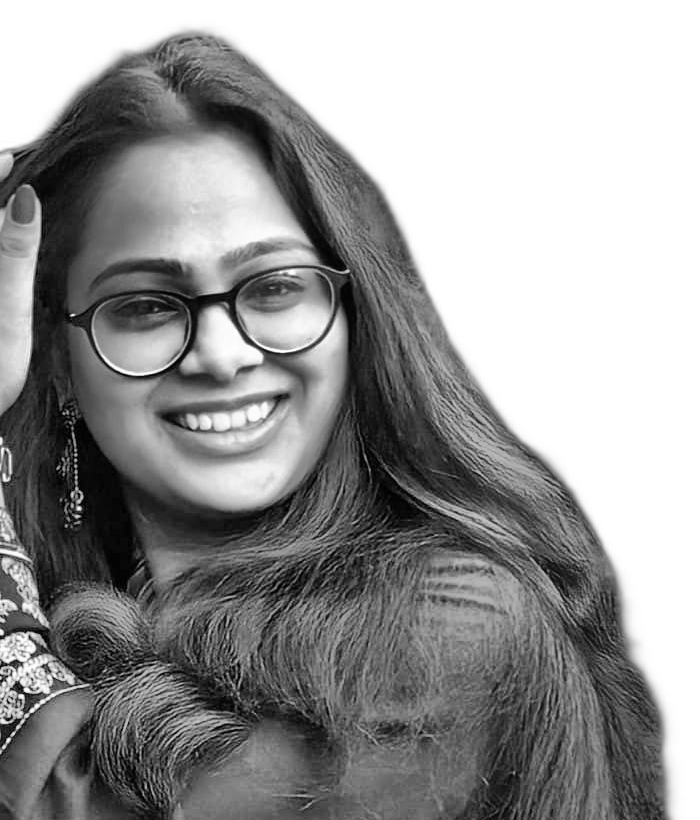
#> input picture data/source-prepped.png, 700 x 820 px, found by its file name
$ python make_ascii_svg.py
#> lines starting #> are read from the running program, lines starting #| are printed output that depends on the picture
"""Convert the prepped photo into a self-typing monochrome ASCII SVG.

Run once, locally, after prep_photo.py:

    python scripts/make_ascii_svg.py            # writes gati-ascii.svg
    python scripts/make_ascii_svg.py --preview  # also prints the grid to stdout
    STATIC=1 python scripts/make_ascii_svg.py   # frozen frame, no animation

Design rules (per the reference pipeline):
  - Monochrome: one light-gray fill. No per-character coloring.
  - The ramp starts with a space so the white background prints as nothing.
  - Each row wipes in left-to-right (SMIL clip animation), staggered top to
    bottom. Plays once and freezes; a block cursor blinks briefly, then stops.
"""

import argparse
import os
import sys
from html import escape

import cv2
import numpy as np

RAMP = " .`:-=+*cs#%@"  # bright (sparse) -> dark (dense)

# Palette (shared across all profile SVGs)
BG = "#0d1117"
BORDER = "#30363d"
INK = "#c9d1d9"
ACCENT = "#3fb950"

FONT = "ui-monospace, SFMono-Regular, 'Cascadia Mono', Menlo, Consolas, monospace"
FS = 10.0          # font size px
LH = 10.0          # line height px
CW = FS * 0.60     # monospace advance width px
CHAR_ASPECT = CW / LH

WIPE_DUR = 0.45    # seconds per row wipe
STAGGER = 0.07     # seconds between row starts
PAD = 16.0


def to_grid(img: np.ndarray, cols: int, gamma: float) -> list[str]:
    h, w = img.shape
    rows = max(1, round(cols * (h / w) * CHAR_ASPECT))
    small = cv2.resize(img, (cols, rows), interpolation=cv2.INTER_AREA).astype(np.float32)

    # Auto-levels over the subject only: stretch the subject's tonal range
    # across the whole ramp so the face gets dense glyphs instead of
    # washing out. Background (near-white) stays white -> spaces.
    subject = small[small < 245.0]
    if subject.size:
        lo = float(np.percentile(subject, 2))
        hi = float(np.percentile(subject, 90))
        stretched = (small - lo) / max(hi - lo, 1e-6) * 255.0
        small = np.where(small >= 245.0, 255.0, np.clip(stretched, 0, 255))

    norm = (small / 255.0) ** gamma
    idx = np.rint((1.0 - norm) * (len(RAMP) - 1)).astype(int)
    return ["".join(RAMP[i] for i in row) for row in idx]


def build_svg(grid: list[str], static: bool) -> str:
    rows = len(grid)
    cols = len(grid[0])
    text_w = cols * CW
    width = text_w + 2 * PAD
    height = rows * LH + 2 * PAD

    parts = [
        f'<svg xmlns="http://www.w3.org/2000/svg" width="{width:.0f}" '
        f'height="{height:.0f}" viewBox="0 0 {width:.0f} {height:.0f}">',
        f'<rect width="100%" height="100%" rx="8" fill="{BG}" '
        f'stroke="{BORDER}" stroke-width="1"/>',
        "<defs>",
    ]

    if not static:
        for i in range(rows):
            begin = i * STAGGER
            parts.append(
                f'<clipPath id="r{i}">'
                f'<rect x="{PAD:.1f}" y="{PAD + i * LH:.1f}" width="0" height="{LH:.1f}">'
                f'<animate attributeName="width" from="0" to="{text_w:.1f}" '
                f'begin="{begin:.2f}s" dur="{WIPE_DUR}s" fill="freeze"/>'
                f"</rect></clipPath>"
            )
    parts.append("</defs>")

    parts.append(
        f'<g font-family="{FONT}" font-size="{FS}" font-weight="bold" fill="{INK}">'
    )
    for i, line in enumerate(grid):
        clip = "" if static else f' clip-path="url(#r{i})"'
        y = PAD + i * LH + FS * 0.8
        # Browsers collapse regular spaces in SVG text (xml:space is ignored
        # by Chromium), which breaks column alignment. Non-breaking spaces
        # are never collapsed, so every row keeps exactly `cols` glyphs.
        row = escape(line).replace(" ", " ")
        parts.append(
            f'<text x="{PAD:.1f}" y="{y:.1f}" textLength="{text_w:.1f}" '
            f'lengthAdjust="spacing"{clip}>{row}</text>'
        )
    parts.append("</g>")

    if not static:
        # Block cursor: appears when the last row finishes, blinks, then stops.
        done = rows * STAGGER + WIPE_DUR
        cx = PAD + text_w - CW
        cy = PAD + (rows - 1) * LH + 1
        parts.append(
            f'<rect x="{cx:.1f}" y="{cy:.1f}" width="{CW:.1f}" height="{LH - 2:.1f}" '
            f'fill="{ACCENT}" opacity="0">'
            f'<animate attributeName="opacity" values="0;1;0;1;0;1;0" '
            f'begin="{done:.2f}s" dur="2.4s" fill="freeze"/>'
            f"</rect>"
        )

    parts.append("</svg>")
    return "\n".join(parts)


def main() -> None:
    ap = argparse.ArgumentParser(description=__doc__)
    ap.add_argument("--src", default="data/source-prepped.png")
    ap.add_argument("--out", default="gati-ascii.svg")
    ap.add_argument("--cols", type=int, default=100)
    ap.add_argument("--gamma", type=float, default=2.1,
                    help=">1 darkens midtones (denser glyphs)")
    ap.add_argument("--preview", action="store_true",
                    help="print the character grid to stdout")
    args = ap.parse_args()

    img = cv2.imread(args.src, cv2.IMREAD_GRAYSCALE)
#> img is the input picture: shape (820, 700); min 0, max 255, mean 151.4
    if img is None:
        sys.exit(f"cannot read {args.src}; run scripts/prep_photo.py first")

    grid = to_grid(img, args.cols, args.gamma)
#> in to_grid, `small = cv2.resize(img, (cols, rows), interpolation=cv2.INTER_AREA).as..`:
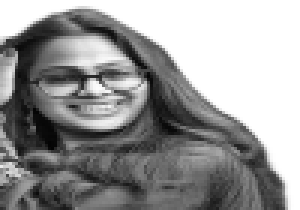
#> small: shape (70, 100) float32 (shown 3 times larger); min 4, max 255, mean 151.4
#> in to_grid, `subject = small[small < 245.0]`: subject = 4778 values, max 244 at index 90, min 4 at index 2649, mean 103.3
#> in to_grid, `lo = float(np.percentile(subject, 2))`: lo = 16
#> in to_grid, `hi = float(np.percentile(subject, 90))`: hi = 183
#> in to_grid, `small = np.where(small >= 245.0, 255.0, np.clip(stretched, 0, 255))`:
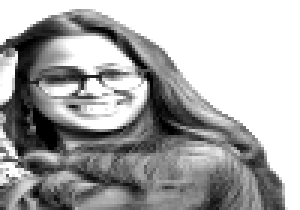
#> small: shape (70, 100) float32 (shown 3 times larger); min 0, max 255, mean 168.9
#> in to_grid, `norm = (small / 255.0) ** gamma`:
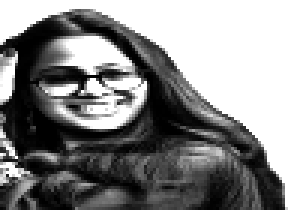
#> norm: shape (70, 100) float32 (shown 3 times larger); min 0, max 1, mean 0.537
#> in to_grid, `idx = np.rint((1.0 - norm) * (len(RAMP) - 1)).astype(int)`:
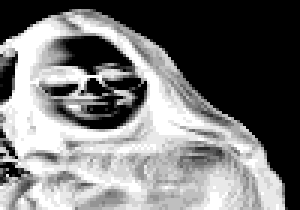
#> idx: shape (70, 100) int64 (shown 3 times larger); min 0, max 12, mean 5.56; drawn with min black and max white
#> grid = 70 items
    if args.preview:
        print("\n".join(grid))

    static = os.environ.get("STATIC") == "1"
    svg = build_svg(grid, static)
#> in build_svg, `rows = len(grid)`: rows = 70
#> in build_svg, `cols = len(grid[0])`: cols = 100
#> in build_svg, `text_w = cols * CW`: text_w = 600
#> in build_svg, `width = text_w + 2 * PAD`: width = 632
#> in build_svg, `height = rows * LH + 2 * PAD`: height = 732
#> after the loop in build_svg, `for i in range(rows):`: parts = 73 items
#> the loop in build_svg, `for i, line in enumerate(grid):` made 70 passes
#> (clip, y) on passes 1 to 12: (' clip-path="url(#r0)"', 24), (' clip-path="url(#r1)"', 34), (' clip-path="url(#r2)"', 44), (' clip-path="url(#r3)"', 54), (' clip-path="url(#r4)"', 64), (' clip-path="url(#r5)"', 74), (' clip-path="url(#r6)"', 84), (' clip-path="url(#r7)"', 94), (' clip-path="url(#r8)"', 104), (' clip-path="url(#r9)"', 114), (' clip-path="url(#r10)"', 124), (' clip-path="url(#r11)"', 134)
#> after the loop in build_svg, `for i, line in enumerate(grid):`: parts = 145 items
#> in build_svg, `done = rows * STAGGER + WIPE_DUR`: done = 5.35
#> in build_svg, `cx = PAD + text_w - CW`: cx = 610
#> in build_svg, `cy = PAD + (rows - 1) * LH + 1`: cy = 707
    with open(args.out, "w", encoding="utf-8") as f:
        f.write(svg)
    print(f"wrote {args.out} ({len(grid[0])}x{len(grid)} chars, "
          f"{'static' if static else 'animated'})")
#| wrote gati-ascii.svg (100x70 chars, animated)


if __name__ == "__main__":
    main()
